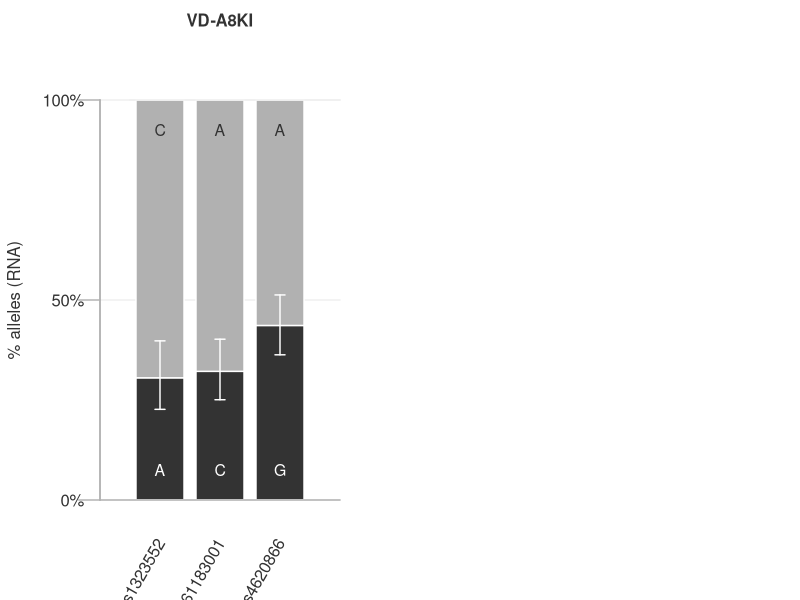
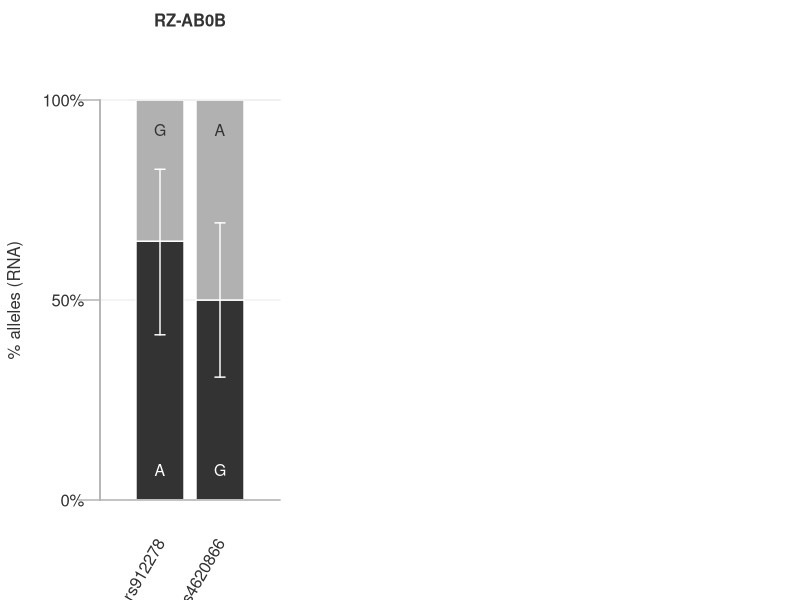
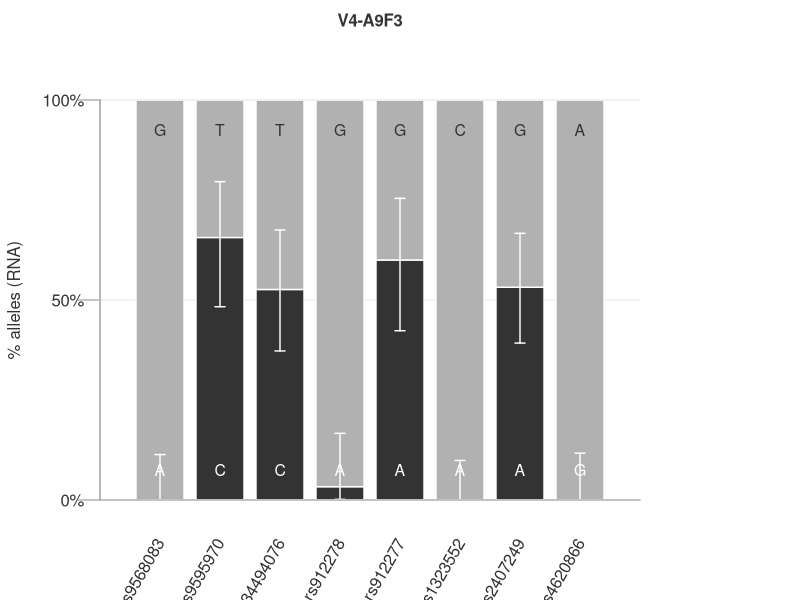
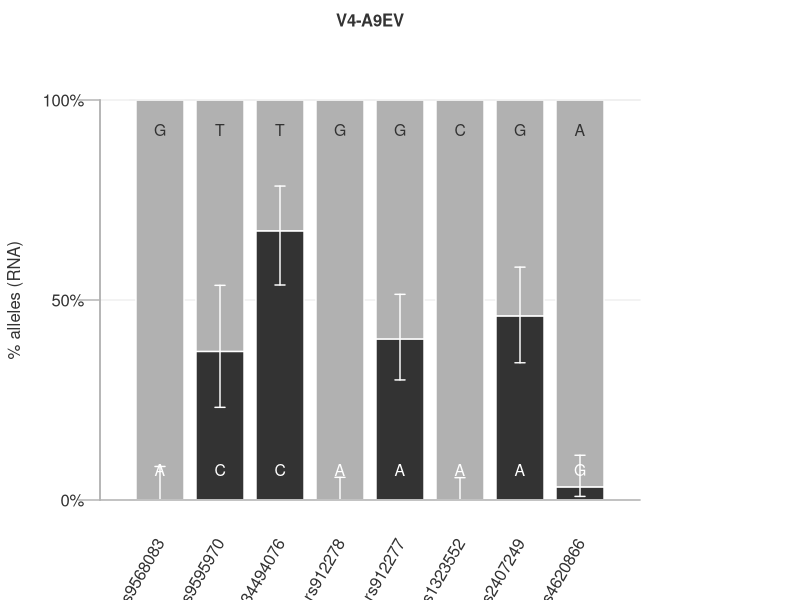
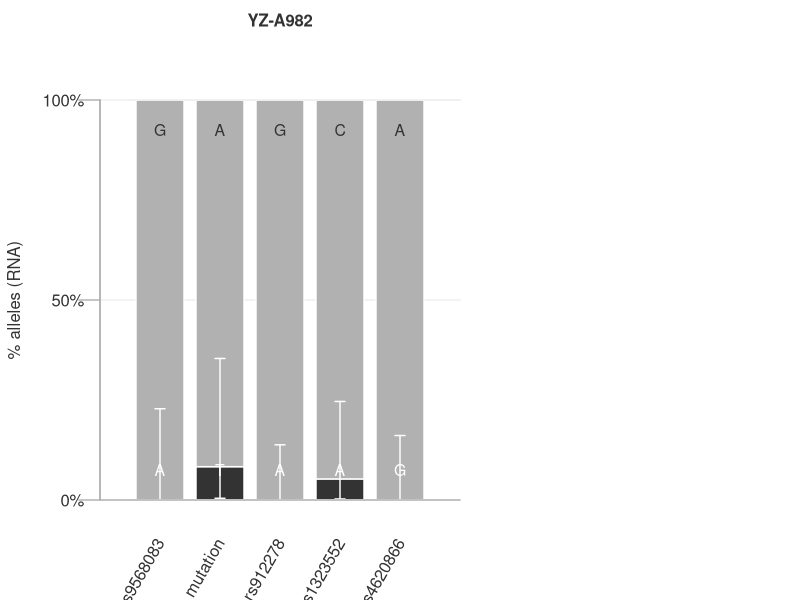
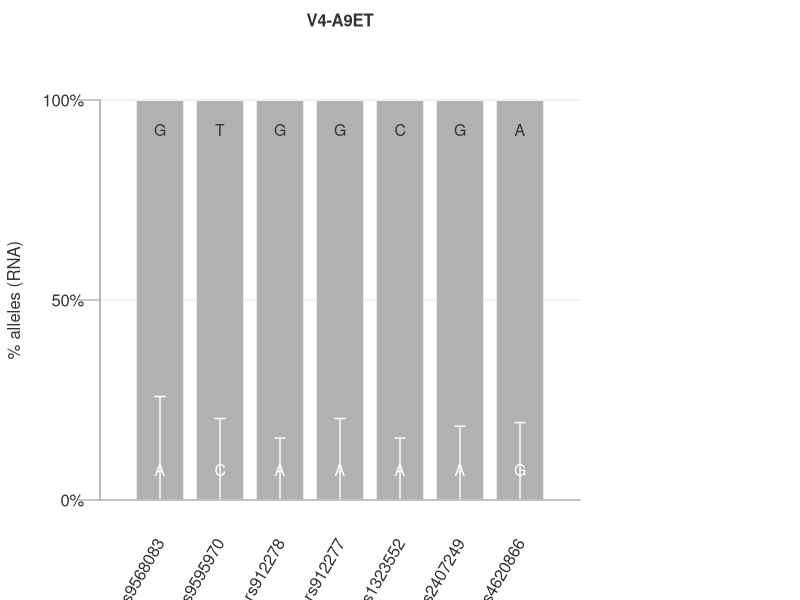
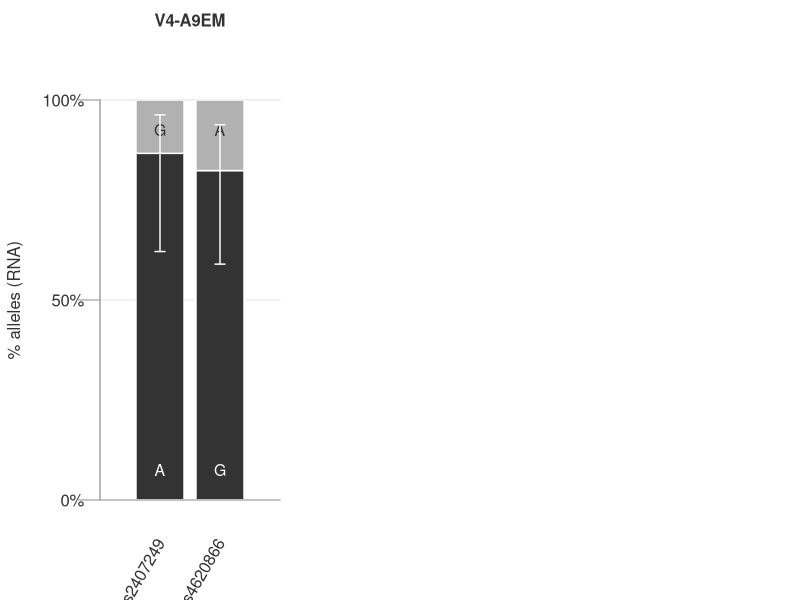
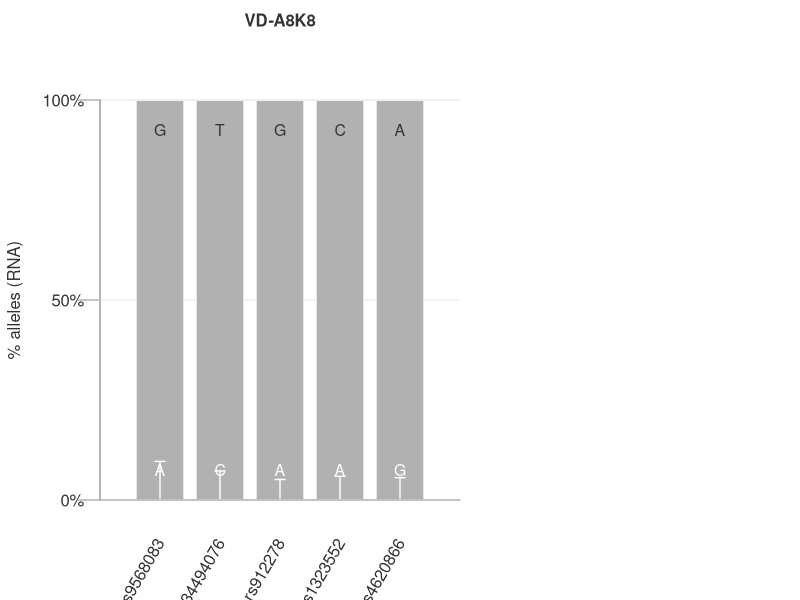

Reproduce these figures in R, in order.


##########################################

snp_data = read.csv("fig-3de/cysltr2.tsv", stringsAsFactors = F, check.names = F, sep="\t")
colors = c("#F44336","#2196F3","#E67E22","#4CAF50")
names(colors) = c("T","C","G","A")

samples = unique(snp_data$sample)

for (sample in samples) {
  case = substr(sample,6,12)
  snp_data_sample = snp_data[which(snp_data$sample==sample),]
  
  result_file = paste0("fig-3de/res/plots/", case, ".png")
  png(result_file, res=600, width=3000, height=2000)  
  #par(mar=c(5.1, 4.5, 4.1, 2.1))
  par(mar=c(5,5,5,5))
  ylim = c(0,1)
  xlim = c(0,10)
  plot(type="n",
       x = xlim,
       y = ylim,
       axes = F,
       ylab="",
       xlab="",
       main = "",
       bty = "l", 
       xaxs = "i", 
       yaxs = "i")
  
  yat = seq(from=ylim[1],to=ylim[2],by=0.5)
  segments(xlim[1],yat,nrow(snp_data_sample)+1,col="#eeeeee",lwd=1.4,xpd=T)
  
  #segments(xat,ylim[1],xat,ylim[2],col="#eeeeee",lwd=1.4,xpd=T)
  segments(xlim[1],ylim[1],xlim[1],ylim[2],xpd=T,col="#B1B1B1",lwd=1.4)
  
  axis(side = 2,at=yat,las=2,labels=rep("",length(yat)),col.ticks = "#b1b1b1",col = "#b1b1b1", tck = -0.053,lwd=1.4)
  axis(side = 2,at=yat,las=2,labels=c("0%","50%","100%"), lwd=0, col.axis="#333333",line=-0.23)
  mtext(text = "% alleles (RNA)", side = 2, line=3.8,col="#333333")  
  
  for (i in 1:nrow(snp_data_sample)) {
    ro = snp_data_sample$RO[i]
    ao = snp_data_sample$AO[i]
    p1 = ro/(ro+ao)
    x=i-0.5
    rect(x+0.1,0,x+0.9,p1,border="white",col="#333333", lwd=1.4, xpd=T) #colors[snp_data_sample$REF[i]]
    rect(x+0.1,p1,x+0.9,1,border="white",col="#b1b1b1", lwd=1.4, xpd=T) #colors[snp_data_sample$ALT[i]]
    text(x+0.5, 0.925, col="#333333", labels=snp_data_sample$ALT[i], xpd=T,cex=0.95)  
    text(x+0.5, 0.075, col="#ffffff", labels=snp_data_sample$REF[i], xpd=T,cex=0.95)  
    
    ci = Hmisc::binconf(ro, ro+ao, 0.05)[2:3]
    arrows(x+0.5, ci[1], x+0.5, ci[2], length=0.05, angle=90, code=3, col="white", xpd=T, lwd=1.4)
    text(x+0.5, -0.1, srt=60, adj=1, col="#333333", labels=snp_data_sample$ID[i], xpd=T)  
  }
  
  segments(0.5,c(0,1),nrow(snp_data_sample)+1,col="#eeeeee",lwd=1.4,xpd=T)
  segments(xlim[1],0,nrow(snp_data_sample)+1,col="#b1b1b1",lwd=1.4,xpd=T)
  text(nrow(snp_data_sample)/2+0.5, 1.2, col="#333333", labels=case, xpd=T, font=2)  
  
  dev.off()
}
